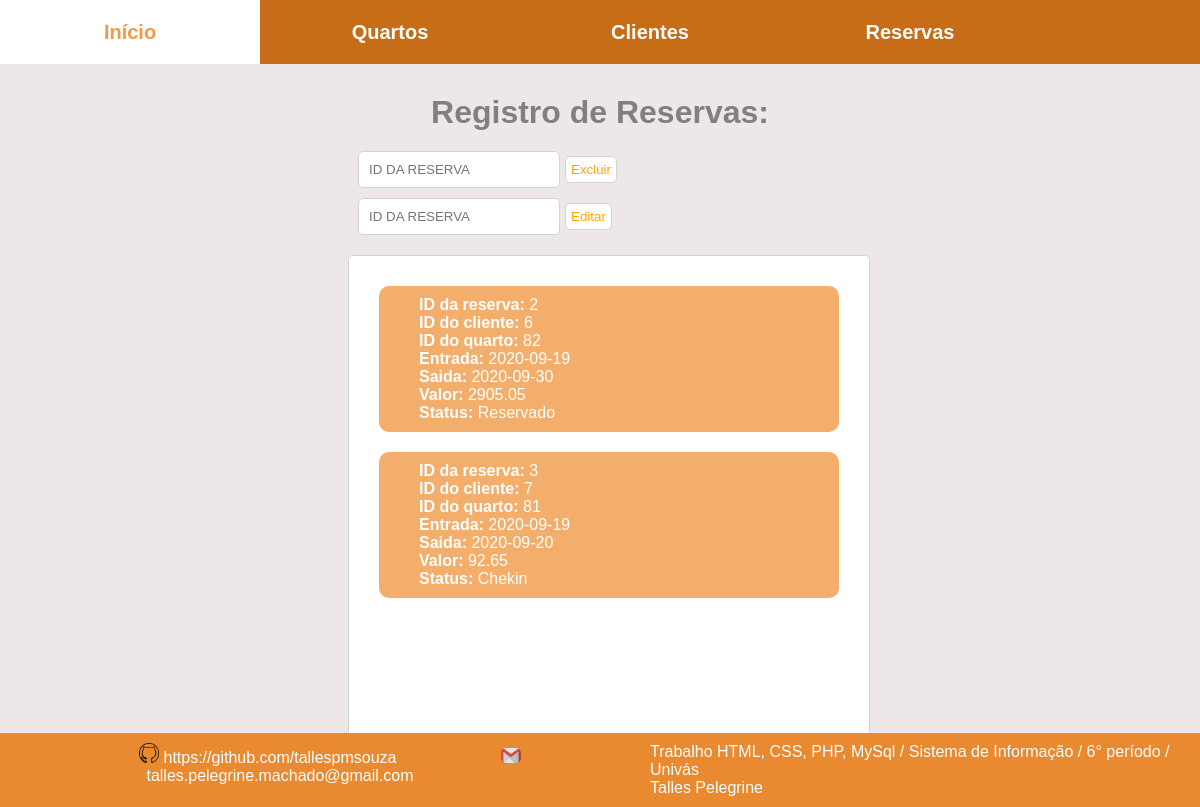
The page /pages/reservas/exibeReservas.php on the database its author committed.
### tables this page shows
CREATE TABLE `reservas` (
  `idReservation` int(11) NOT NULL,
  `fk_idBedroom` int(11) NOT NULL,
  `fk_idClient` int(11) NOT NULL,
  `input` date NOT NULL,
  `output` date NOT NULL,
  `valueReservation` double NOT NULL,
  `status` varchar(10) NOT NULL,
  `infStatus` datetime NOT NULL
);

### pages/reservas/exibeReservas.php (the view, shortened to what this page needs)
<?php
    require("../../connection.php");
    $sql = "select * from reservas";
    $consult = mysqli_query($connection,$sql);
?>
<!DOCTYPE html>
<html lang='pt-br'>
    <head>
        <link rel="stylesheet" href="../../css/index.css">
    </head>
    <body>
        <header>
            <nav id="menu">
                <ul>
                    <a href="../../index.php"><li>Início</li></a>
                </ul>
                <ul>
                    <a href="../quartos/bedrooms.php"><li>Quartos</li></a>
                </ul>
                <ul>
                    <a href="../clientes/clients.php"><li>Clientes</li></a>
                </ul>
                <ul>
                    <a href="reservations.php"><li>Reservas</li></a>
                </ul>
            </nav>
        </header>
        <h1 style="margin: 20px 10px 10px 10px; text-align: center; color: gray;">Registro de Reservas: </h1>
        <?php
            echo "
            <div style='width: 50%; margin-left: 29%; padding: 10px; text-align: left;'>
                <form method='post' action='excluirReservas.php'>
                    <input type='text' name='idDigitado' placeholder='ID DA RESERVA' autofocus required style='width: 30%; padding: 10px; float: left; border: 1px solid lightgray; border-radius: 5px;'>
                    <input type='submit' value='Excluir' style='margin: 5px; padding: 5px; color: orange; background-color: white; border: 1px solid lightgray; border-radius: 5px;'>
                </form>
                <form method='post' action='editarReservas.php' style='margin-top: 10px;'>
                    <input type='text' name='idDigitado' placeholder='ID DA RESERVA' autofocus required style='width: 30%; padding: 10px; float: left; border: 1px solid lightgray; border-radius: 5px;'>
                    <input type='submit' value='Editar' style='margin: 5px; padding: 5px; color: orange; background-color: white; border: 1px solid lightgray; border-radius: 5px;'>
                </form>
            </div>";
            echo "<section class='exibir'>";
                while($showRegister = mysqli_fetch_array($consult)){
                    $id = $showRegister[0];
                    $idQuarto = $showRegister[1];
                    $idCliente = $showRegister[2];
                    $dataEntrada = $showRegister[3];
                    $dataSaida = $showRegister[4];
                    $valor = $showRegister[5];
                    $status = $showRegister[6];
                    echo "<article style='margin: 10px; padding: 10px 10px 10px 40px; border-radius: 10px; background-color:  rgb(243, 174, 108); color: white;'>";
                        echo "<b>ID da reserva:</b> $id<br>";
                        echo "<b>ID do cliente:</b> $idCliente<br>";
                        echo "<b>ID do quarto:</b> $idQuarto<br>";
                        echo "<b>Entrada:</b> $dataEntrada<br>";
                        echo "<b>Saida:</b> $dataSaida<br>";
                        echo "<b>Valor:</b> $valor<br>";
                        echo "<b>Status:</b> $status<br>";
                    echo "</article>";
                }
            echo "</section>";
        ?>
        <footer id="footer">
            <div class="divFooter" style="float: left;">
                <a href="https://github.com/tallespmsouza" target="_blank">
                    <img src="../../img/github.png" class="img">
                    <spam class="spamFooter">https://github.com/tallespmsouza</spam>
                </a>
                <img src="../../img/gmail.png" class="img">
                <spam class="spamFooter">talles.pelegrine.machado@gmail.com</spam>
            </div>
            <div class="divFooter" style="float: right; text-align: left;">
                <spam class="spamFooter" style="text-align: center;">
                    Trabalho HTML, CSS, PHP, MySql / Sistema de Informação / 6° período / Univás<br>
                    Talles Pelegrine<br>
                </spam>
            </div>
        </footer>
    </body>
</html>

### css/index.css (style rules this page uses)
* { margin: 0; padding: 0; }
body { font-family: 'Arial'; background-color: rgb(237, 231, 231); }
a { text-decoration: none; list-style-type: none; }
header { width: 100%; height: 4rem; text-align: center; }
nav#menu { width: 100%; height: 100%; background-color: rgb(199, 108, 23); }
nav#menu ul { width: 20%; height: 100%; padding: 0 10px 0 10px; float: left; }
nav#menu ul li { width: 100%; height: 100%; text-align: center; font-weight: bold; font-size: 20px; color: white; display:flex; flex-direction: column; justify-content: center; }
img { width: 49%; margin: 10px; border-radius: 5px; }
h1 { padding-top: 10px; }
footer#footer { width: 100%; height: auto; margin-top: 10px; text-align: center; background-color: rgb(233, 137, 48); position: absolute; bottom: 0px; }
spam.spamFooter { color: rgb(255, 255, 255); }
.divFooter { width: 45%; margin: 10px; }
.img { width: 20px; height: auto; margin: 0 0 0 100px; padding: 0; }
.exibir { width: 40%; height: 500px; margin: 10px; margin-left: 29%; padding: 20px; display: flex; flex-direction: column; overflow: auto; border: 1px solid lightgray; border-radius: 5px; background-color: white; }

### rows shown on the page
reservas: idReservation "2", fk_idClient "6", fk_idBedroom "82", input "2020-09-19", output "2020-09-30", valueReservation "2905.05", status "Reservado"
reservas: idReservation "3", fk_idClient "7", fk_idBedroom "81", input "2020-09-19", output "2020-09-20", valueReservation "92.65", status "Chekin"
